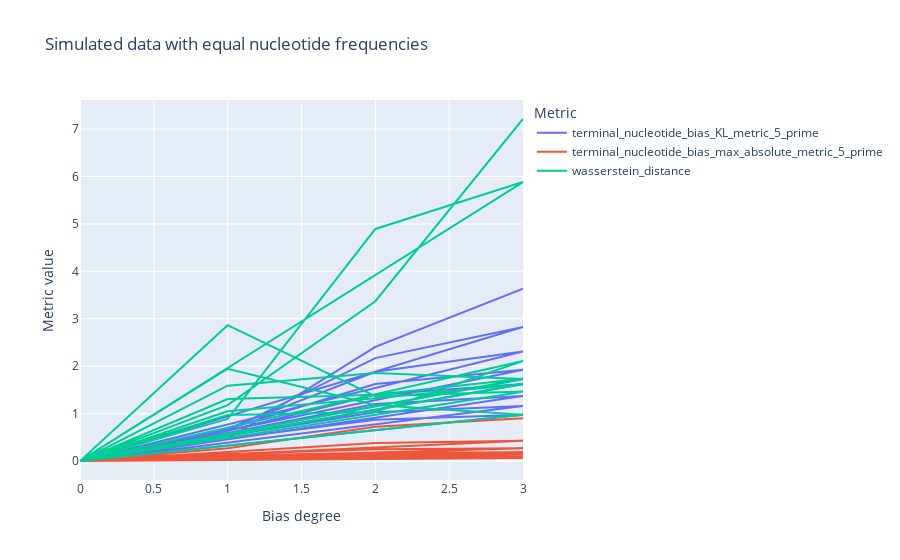

Source (notebook cell):
### Code cell
# plot the two metrics sorted by the bias degree
import plotly.graph_objects as go

fig = go.Figure()

for metric_name in ['terminal_nucleotide_bias_KL_metric_5_prime', 'terminal_nucleotide_bias_max_absolute_metric_5_prime', 'wasserstein_distance']:
    fig.add_trace(go.Scatter(
        x=metrics['bias_degree'],
        y=metrics[metric_name],
        mode='lines',
        name=metric_name,
        text=[f"{bias_degree}_{num_favored}" for bias_degree, num_favored in zip(metrics['bias_degree'], metrics['num_favored'])]
    ))

fig.update_layout(
    title='Simulated data with equal nucleotide frequencies',
    xaxis_title='Bias degree',
    yaxis_title='Metric value',
    legend_title='Metric'
)

fig.show()

### Figure 1 — Plotly figure (JSON) as saved in the notebook; plotly's stock layout.template omitted (floating-point values rounded to 4 significant figures)
{"data": [{"mode": "lines", "name": "terminal_nucleotide_bias_KL_metric_5_prime", "text": ["0.0_8", "1.0_8", "2.0_8", "3.0_8", "0.0_7", "1.0_7", "2.0_7", "3.0_7", "0.0_6", "1.0_6", "2.0_6", "3.0_6", "0.0_5", "1.0_5", "2.0_5", "3.0_5", "0.0_4", "1.0_4", "2.0_4", "3.0_4", "0.0_3", "1.0_3", "2.0_3", "3.0_3", "0.0_2", "1.0_2", "2.0_2", "3.0_2", "0.0_1", "1.0_1", "2.0_1", "3.0_1"], "type": "scatter", "x": [0, 1, 2, 3, 0, 1, 2, 3, 0, 1, 2, 3, 0, 1, 2, 3, 0, 1, 2, 3, 0, 1, 2, 3, 0, 1, 2, 3, 0, 1, 2, 3], "y": [0, 0.4729, 0.87, 0.975, 0, 0.5336, 1.026, 1.161, 0, 0.5906, 1.201, 1.373, 0, 0.6401, 1.398, 1.623, 0, 0.6752, 1.622, 1.925, 0, 0.6826, 1.881, 2.308, 0, 0.6348, 2.17, 2.828, 0, 0.4675, 2.406, 3.637]}, {"mode": "lines", "name": "terminal_nucleotide_bias_max_absolute_metric_5_prime", "text": ["0.0_8", "1.0_8", "2.0_8", "3.0_8", "0.0_7", "1.0_7", "2.0_7", "3.0_7", "0.0_6", "1.0_6", "2.0_6", "3.0_6", "0.0_5", "1.0_5", "2.0_5", "3.0_5", "0.0_4", "1.0_4", "2.0_4", "3.0_4", "0.0_3", "1.0_3", "2.0_3", "3.0_3", "0.0_2", "1.0_2", "2.0_2", "3.0_2", "0.0_1", "1.0_1", "2.0_1", "3.0_1"], "type": "scatter", "x": [0, 1, 2, 3, 0, 1, 2, 3, 0, 1, 2, 3, 0, 1, 2, 3, 0, 1, 2, 3, 0, 1, 2, 3, 0, 1, 2, 3, 0, 1, 2, 3], "y": [0, 0.0476, 0.06025, 0.06219, 0, 0.05918, 0.07707, 0.0799, 0, 0.07349, 0.09923, 0.1035, 0, 0.09161, 0.1298, 0.1364, 0, 0.1153, 0.1745, 0.1857, 0, 0.1476, 0.2463, 0.2673, 0, 0.1943, 0.3807, 0.429, 0, 0.2675, 0.722, 0.9017]}, {"mode": "lines", "name": "wasserstein_distance", "text": ["0.0_8", "1.0_8", "2.0_8", "3.0_8", "0.0_7", "1.0_7", "2.0_7", "3.0_7", "0.0_6", "1.0_6", "2.0_6", "3.0_6", "0.0_5", "1.0_5", "2.0_5", "3.0_5", "0.0_4", "1.0_4", "2.0_4", "3.0_4", "0.0_3", "1.0_3", "2.0_3", "3.0_3", "0.0_2", "1.0_2", "2.0_2", "3.0_2", "0.0_1", "1.0_1", "2.0_1", "3.0_1"], "type": "scatter", "x": [0, 1, 2, 3, 0, 1, 2, 3, 0, 1, 2, 3, 0, 1, 2, 3, 0, 1, 2, 3, 0, 1, 2, 3, 0, 1, 2, 3, 0, 1, 2, 3], "y": [0, 1.047, 1.326, 1.617, 0, 1.946, 1.182, 0.9766, 0, 0.9701, 1.032, 2.111, 0, 2.865, 1.368, 1.463, 0, 1.307, 1.396, 1.733, 0, 1.59, 1.857, 1.727, 0, 0.888, 4.894, 5.883, 0, 1.177, 3.369, 7.213]}], "layout": {"legend": {"title": {"text": "Metric"}}, "title": {"text": "Simulated data with equal nucleotide frequencies"}, "xaxis": {"title": {"text": "Bias degree"}}, "yaxis": {"title": {"text": "Metric value"}}}}
